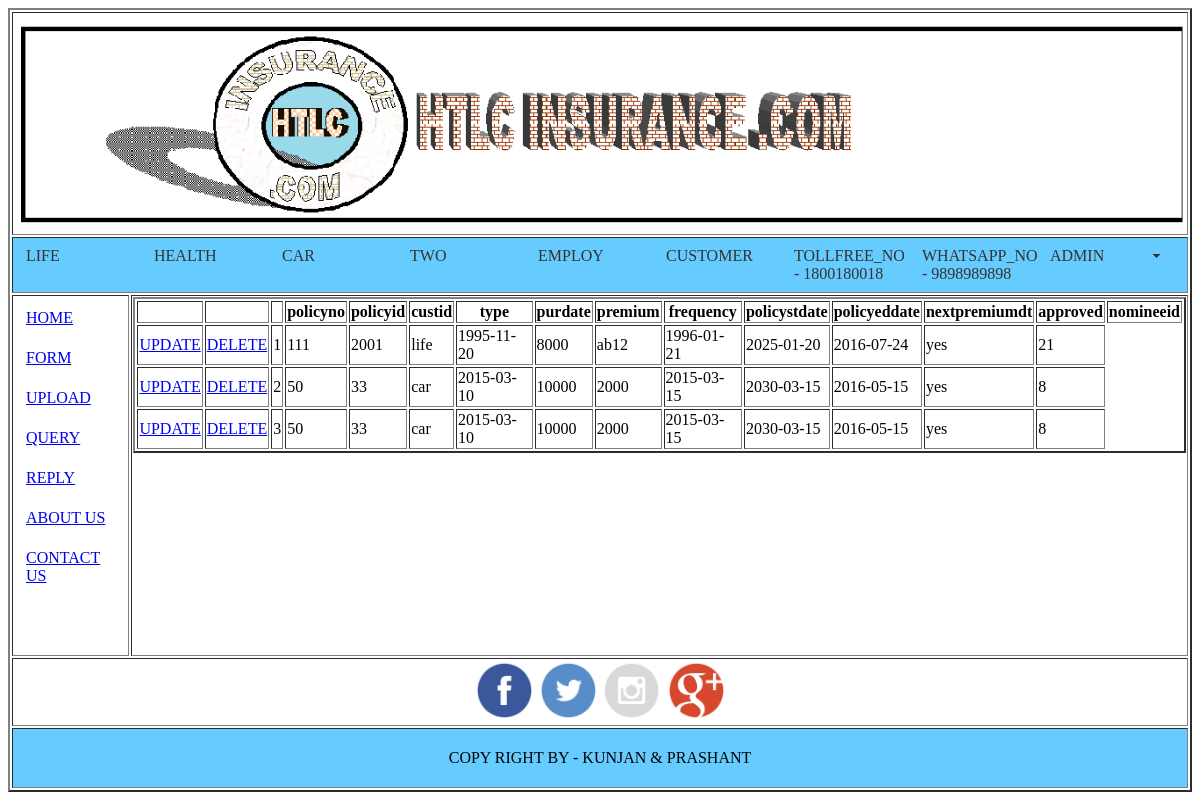
The app's page /ADMIN/example5.php (signed in) with its own data.
### tables this page shows
CREATE TABLE IF NOT EXISTS `policy` (
  `policyno` int(20) NOT NULL AUTO_INCREMENT,
  `policyid` varchar(15) NOT NULL,
  `custid` varchar(10) NOT NULL,
  `type` varchar(20) NOT NULL,
  `purdate` date NOT NULL,
  `premium` decimal(10,0) NOT NULL,
  `frequency` varchar(20) NOT NULL,
  `policystdate` date NOT NULL,
  `policyeddate` date NOT NULL,
  `nextpremiumdt` date NOT NULL,
  `approved` varchar(3) NOT NULL,
  `nomineeid` varchar(20) NOT NULL,
  PRIMARY KEY (`policyno`)
);

### ADMIN/example5.php (the view, shortened to what this page needs)
<?
	include("./include/header.php");
				$con=mysql_connect("localhost","root","");
				$query="select * from policy";
				$res=mysql_query($query,$con);
            	echo "<table border=2 align='center' >";
					echo "<tr>";
					echo "<th>  </th>";
					echo "<th>  </th>";
					echo "<th>  </th>";
					echo "<th> policyno </th>";
					echo "<th> policyid </th>";
					echo "<th>  custid </th>";
					echo "<th> type </th>";
					echo "<th> purdate </th>";
					echo "<th> premium </th>";
					echo "<th> frequency</th>";
					echo "<th> policystdate </th>";
					echo "<th> policyeddate </th>";
					echo "<th> nextpremiumdt </th>";
					echo "<th> approved </th>";
					echo "<th> nomineeid </th>";
				echo "</tr>";
				while($row=mysql_fetch_array($res))
				{
					echo "<tr>";
					echo "<td> <a href='update6.php?id=$row[0]'>UPDATE</a> </td>";
					echo "<td> <a href='deletepolicy.php?id=$row[0]'>DELETE</a> </td>";
					echo "<td>".$row['policyno']."</td>";
					echo "<td>".$row['policyid']."</td>";
					echo "<td>".$row['custid']."</td>";
					echo "<td>".$row['type']."</td>";
					echo "<td>".$row['purdate']."</td>";
					echo "<td>".$row['premium']."</td>";
					echo "<td>".$row['frequency']."</td>";
					echo "<td>".$row['policystdate']."</td>";
					echo "<td>".$row['policyeddate']."</td>";
					echo "<td>".$row['nextpremiumdt']."</td>";
					echo "<td>".$row['approved']."</td>";
					echo "<td>".$row['nomineeid']."</td>";
					echo "</tr>";
				}
					echo "</table>";
	include("./include/footer.php");
?>

### records on screen
policy: policyno "1", policyid "111", custid "2001", type "life", purdate "1995-11-20", premium "8000", frequency "ab12", policystdate "1996-01-21", policyeddate "2025-01-20", nextpremiumdt "2016-07-24", approved "yes", nomineeid "21"
policy: policyno "2", policyid "50", custid "33", type "car", purdate "2015-03-10", premium "10000", frequency "2000", policystdate "2015-03-15", policyeddate "2030-03-15", nextpremiumdt "2016-05-15", approved "yes", nomineeid "8"
policy: policyno "3", policyid "50", custid "33", type "car", purdate "2015-03-10", premium "10000", frequency "2000", policystdate "2015-03-15", policyeddate "2030-03-15", nextpremiumdt "2016-05-15", approved "yes", nomineeid "8"
